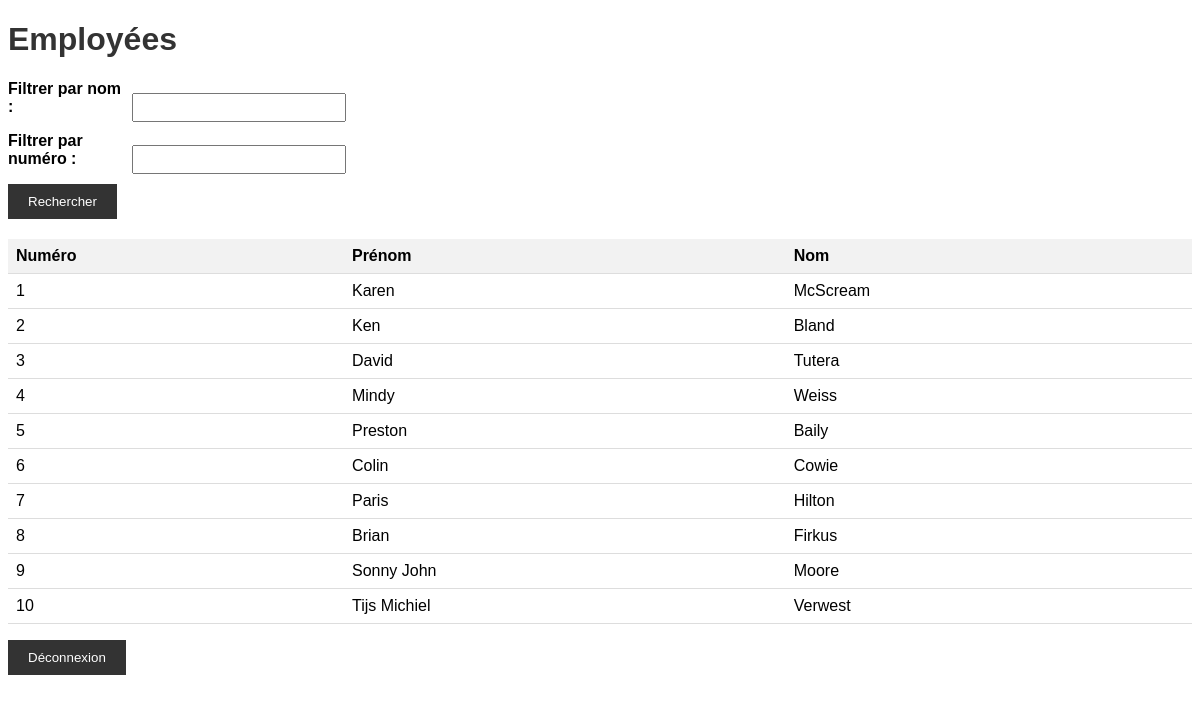
/0.bdd/employee.php (signed in), run on the app's committed database.
### tables this page shows
CREATE TABLE IF NOT EXISTS EMPLOYEE (
    ID INT PRIMARY KEY,
    FIRSTNAME VARCHAR(255),
    LASTNAME VARCHAR(255)
);

### www/0.bdd/employee.php (the view, shortened to what this page needs)
<?php
$bdd = new PDO('mysql:host=ms8db;dbname=groupXX', 'groupXX', 'secret');
$nom_filter = isset($_POST['nom_filter']) ? $_POST['nom_filter'] : '';
$numero_filtrer = isset($_POST['numero_filtrer']) ? $_POST['numero_filtrer'] : '';
$query = 'SELECT * FROM EMPLOYEE WHERE 1=1';
$parameters = array();
$stmt = $bdd->prepare($query);
$stmt->execute($parameters);
$employees = $stmt->fetchAll(PDO::FETCH_ASSOC);
?>
<!DOCTYPE html>
<html>
    <head>
    </head>
    <body>
        <h1>Employées</h1>
        <form method="post" action="employee.php">
            <label for="nom_filter">Filtrer par nom :</label>
            <input type="text" name="nom_filter" value="<?= $nom_filter ?>">
            <br>
            <label for="numero_filtrer">Filtrer par numéro :</label>
            <input type="text" name="numero_filtrer" value="<?= $numero_filtrer ?>">
            <br>
            <input type="submit" value="Rechercher">
        </form>
        <table>
            <thead>
                <tr>
                    <th>Numéro</th>
                    <th>Prénom</th>
                    <th>Nom</th>
                </tr>
            </thead>
            <tbody>
                <?php foreach ($employees as $employee): ?>
                    <tr>
                        <td><?= htmlentities($employee['ID']) ?></td>
                        <td><?= htmlentities($employee['FIRSTNAME']) ?></td>
                        <td><?= htmlentities($employee['LASTNAME']) ?></td>
                    </tr>
                <?php endforeach; ?>
            </tbody>
        </table>
        <form method="post" action="acces-bdd.php">
                <p>
                    <input type="submit" value="Déconnexion">
                </p>
            </form>
    </body>
</html>

### www/0.bdd/employee.php (style rules this page uses)
body { font-family: Arial, sans-serif; }
h1 { color: #333; }
form { margin-bottom: 20px; }
label { display: inline-block; width: 120px; font-weight: bold; }
input[type="text"] { width: 200px; padding: 5px; margin-bottom: 10px; }
input[type="submit"] { padding: 10px 20px; background-color: #333; color: #fff; border: none; cursor: pointer; }
table { border-collapse: collapse; width: 100%; }
th, td { padding: 8px; text-align: left; border-bottom: 1px solid #ddd; }
th { background-color: #f2f2f2; }

### data on the page
employee: ID "1", FIRSTNAME "Karen", LASTNAME "McScream"
employee: ID "2", FIRSTNAME "Ken", LASTNAME "Bland"
employee: ID "3", FIRSTNAME "David", LASTNAME "Tutera"
employee: ID "4", FIRSTNAME "Mindy", LASTNAME "Weiss"
employee: ID "5", FIRSTNAME "Preston", LASTNAME "Baily"
employee: ID "6", FIRSTNAME "Colin", LASTNAME "Cowie"
employee: ID "7", FIRSTNAME "Paris", LASTNAME "Hilton"
employee: ID "8", FIRSTNAME "Brian", LASTNAME "Firkus"
employee: ID "9", FIRSTNAME "Sonny John", LASTNAME "Moore"
employee: ID "10", FIRSTNAME "Tijs Michiel", LASTNAME "Verwest"
